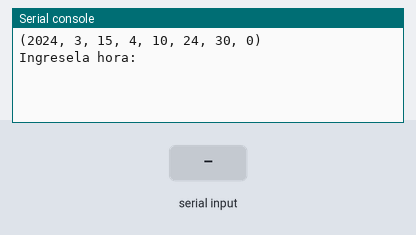
The program below on a simulated Raspberry Pi Pico running MicroPython. Shown: the last lines printed to the serial console. Inputs (shaded band) come from the test bench. The clock reads 2024-03-15 10:24:30 at power-on unless the program sets it.

Above: at 1.2 s.
1.3 s: "5" typed at the serial console, then Enter
At 2.5 s:
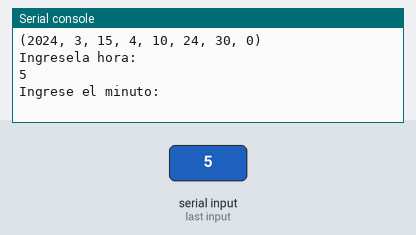
2.8 s: "90" typed at the serial console, then Enter
At 3.9 s:
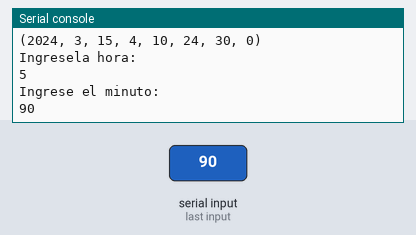

Measured:
- after the input at 1.3 s, the serial console: prints a new line at once (image 1)
- after the input at 2.8 s, the serial console: prints a new line at once (image 2)

The program:

Programa4_Alarma.py
```python
from machine import RTC
from machine import Pin
import time
rtc = RTC()
CLK = Pin(25, Pin.OUT)
fecha2 = rtc.datetime()
print(fecha2)
h = input("Ingresela hora: ")
m = input("Ingrese el minuto: ")

led = 0
while led < 478:
    fecha = rtc.datetime()
    if (fecha[4] == int(h) and fecha[5] == int(m)):
        CLK.value(1)
        #print(CLK.value())
        time.sleep_ms(250)
        CLK.value(0)
        #print(CLK.value())
        time.sleep_ms(250)
        led = led + 1
```
